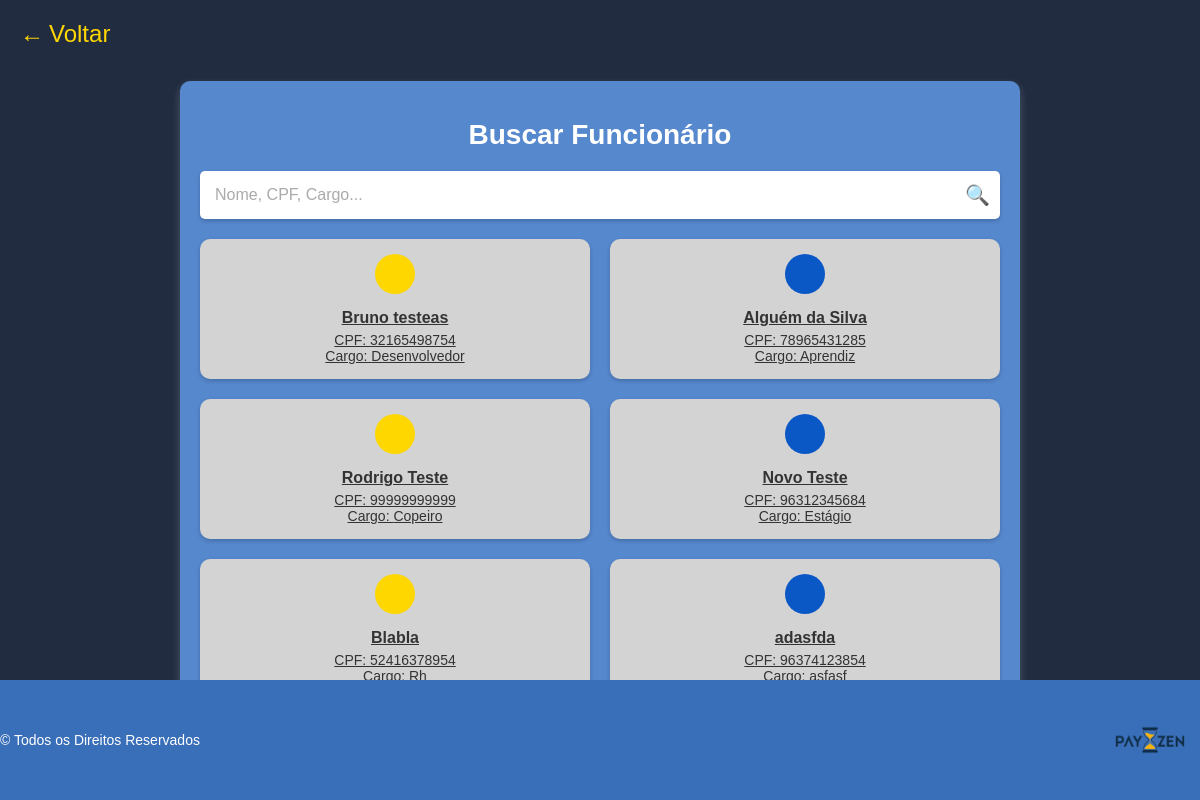
The page /busca on the database as committed earlier.
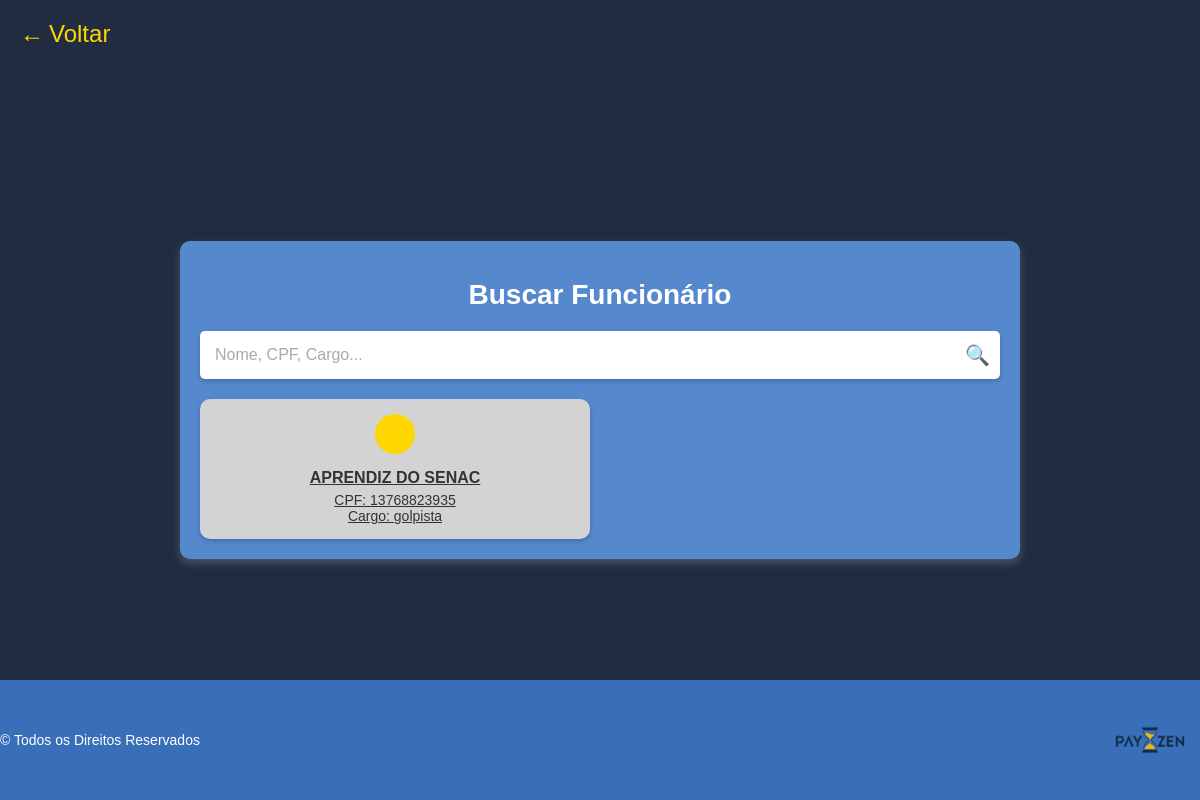
The same page on the database as committed later.
### tables this page shows
CREATE TABLE funcionarios (
            id INTEGER PRIMARY KEY AUTOINCREMENT,
            nome_completo TEXT NOT NULL,
            data_nascimento TEXT NOT NULL,
            salario REAL NOT NULL,
            cpf TEXT UNIQUE NOT NULL,
            cargo TEXT NOT NULL,
            numero_conta TEXT NOT NULL
        , horas_trabalhadas REAL DEFAULT 0, vale_transporte REAL DEFAULT 0, irrf REAL DEFAULT 0, inss REAL DEFAULT 0, vale_alimentacao REAL DEFAULT 0, horas_extras REAL DEFAULT 0);

### app.py (the view)
@app.route('/busca')
def busca_funcionario():
    conn = sqlite3.connect('payzen.db')
    conn.row_factory = sqlite3.Row
    cursor = conn.cursor()
    cursor.execute('SELECT id, nome_completo, cpf, cargo FROM funcionarios')
    funcionarios = cursor.fetchall()
    conn.close()
    return render_template('busca_funcionario.html', funcionarios=funcionarios)

### templates/busca_funcionario.html (shortened to what this page needs)
<!DOCTYPE html>
<html lang="en">
<head>
    <link rel="stylesheet" href="{{ url_for('static', filename='style.css') }}">
</head>
<body>
    <a href="{{ url_for('home') }}" class="voltar">
        <span>&#8592;</span> Voltar
    </a>
    <div class="busca-container">
        <h1>Buscar Funcionário</h1>
        <div class="busca-bar">
            <input type="text" id="searchInput" placeholder="Nome, CPF, Cargo...">
            <span class="lupa">&#128269;</span>
        </div>
        <div class="funcionarios-grid">
            {% for funcionario in funcionarios %}
                <a href="{{ url_for('visualizar_funcionario', id=funcionario[0]) }}" class="funcionario-card">
                    <div class="foto {% if loop.index is even %}azul{% else %}amarelo{% endif %}"></div>
                    <h3 class="funcionario-nome">{{ funcionario[1] }}</h3>
                    <p class="funcionario-cpf">CPF: {{ funcionario[2] }}</p>
                    <p class="funcionario-cargo">Cargo: {{ funcionario[3] }}</p>
                </a>
            {% endfor %}
        </div>
    </div>
    <footer>
        <p>&copy; Todos os Direitos Reservados</p>
        <img src="static/img/logo.png" alt="PayZen Logo" style="width: 50%; max-width: 100px;">
    </footer>
</body>
</html>

### static/style.css (style rules this page uses)
body { margin: 0; padding: 0; font-family: Arial, sans-serif; background-color: #222c41; color: white; display: flex; flex-direction: column; align-items: center; justify-content: center; height: 100vh; position: relative; }
footer { position: absolute; bottom: 0; width: 100%; background-color:#396eb8; padding: 10px 0; display: flex; justify-content: space-between; align-items: center; color: white; font-size: 14px; }
.busca-container { background-color: #5688ce; padding: 20px; border-radius: 10px; box-shadow: 0 4px 8px rgba(255, 255, 255, 0.2); width: 90%; max-width: 800px; position: relative; text-align: center; }
.busca-container h1 { font-size: 28px; margin-bottom: 20px; color: white; }
.voltar { position: absolute; top: 20px; left: 20px; font-size: 24px; color: #FFD700; cursor: pointer; text-decoration: none; display: flex; align-items: center; gap: 5px; }
.busca-bar { display: flex; align-items: center; margin-bottom: 20px; background-color: white; border-radius: 5px; padding: 10px; box-shadow: 0 2px 4px rgba(0, 0, 0, 0.2); }
.busca-bar input { flex: 1; border: none; outline: none; font-size: 16px; padding: 5px; color: #333; }
.busca-bar input::placeholder { color: #aaa; }
.busca-bar .lupa { font-size: 20px; color: #040a1b; margin-left: 10px; }
.funcionarios-grid { display: grid; grid-template-columns: repeat(2, 1fr); gap: 20px; margin-top: 20px; }
.funcionario-card { background-color: #d3d3d3; border-radius: 10px; padding: 15px; text-align: center; color: #333; box-shadow: 0 2px 4px rgba(0, 0, 0, 0.2); display: flex; flex-direction: column; align-items: center; justify-content: center; }
.funcionario-card .foto { width: 40px; height: 40px; border-radius: 50%; margin-bottom: 10px; }
.funcionario-card .foto.amarelo { background-color: #FFD700; }
.funcionario-card h3 { margin: 5px 0; font-size: 16px; font-weight: bold; }
.funcionario-card p { margin: 0; font-size: 14px; }

Rows that differ between the two databases and show on the page:
removed funcionarios: nome_completo "Bruno testeas", cpf "32165498754", cargo "Desenvolvedor"
removed funcionarios: nome_completo "Alguém da Silva", cpf "78965431285", cargo "Aprendiz"
removed funcionarios: nome_completo "Rodrigo Teste", cpf "99999999999", cargo "Copeiro"
removed funcionarios: nome_completo "Novo Teste", cpf "96312345684", cargo "Estágio"
removed funcionarios: nome_completo "Blabla", cpf "52416378954", cargo "Rh"
removed funcionarios: nome_completo "adasfda", cpf "96374123854", cargo "asfasf"
added funcionarios: nome_completo "APRENDIZ DO SENAC", cpf "13768823935", cargo "golpista"
